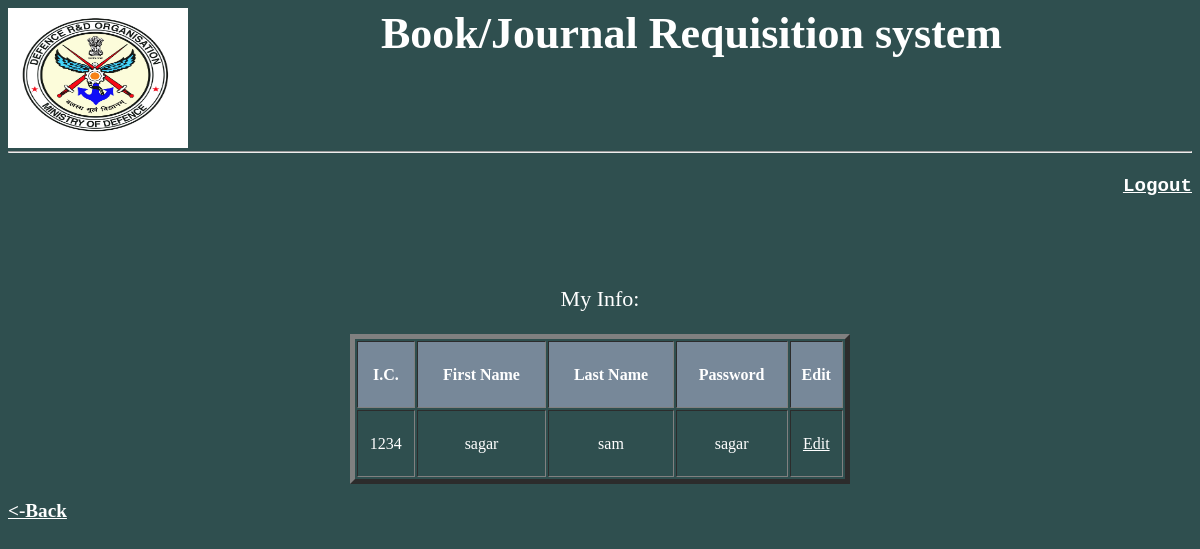
Screenshot of /adminedit.php (signed in) with the database file from the repository.
### tables this page shows
CREATE TABLE IF NOT EXISTS `admin_table` (
  `id` int(11) NOT NULL AUTO_INCREMENT,
  `fname` varchar(20) NOT NULL,
  `lname` varchar(20) NOT NULL,
  `admin_ic` varchar(20) NOT NULL,
  `password` varchar(30) NOT NULL,
  PRIMARY KEY (`id`)
);

### adminedit.php (the view, shortened to what this page needs)
<html>
<link rel="stylesheet" type="text/css" href="stylereq.css">
<head>
<a href="http://www.drdo.gov.in/drdo/labs/SSPL/English/index.jsp?pg=homebody.jsp"> <div id="image" style="float:left;">
        <img src="logo.jpg"  align="left" width="180px" height="140px"> </a></div>
<div><center><h1>Book/Journal Requisition system</h1></center></div>
<br>
<br>
<hr>
</head>
<body>
<p><pre>
<h2 align='right'> <a href='logout.php'>Logout</a></h2>
</pre></p>
<br>
<center>My Info:</center>
<table width='500' height='150' align='center' border='5'>
<tr bgcolor='LightSlateGray'>
<th>I.C.</th>
<th>First Name</th>
<th>Last Name</th>
<th>Password</th>
<th>Edit</th>
</tr>
<?php
$ic=$_SESSION['ic'];
$query = "SELECT * FROM admin_table WHERE admin_ic='$ic'";
$run = mysql_query($query);
while ($row = mysql_fetch_array($run)){
 $id = $row[0];
 $fname = $row[1];
 $lname = $row[2];
 $ic = $row[3];
 $adminpass = $row[4];
 ?>
 <tr align='center'>
 <td><?php echo $ic; ?></td>
 <td><?php echo $fname; ?></td>
 <td><?php echo $lname; ?></td>
 <td><?php echo $adminpass; ?></td>
 <td><a href='adminedit2.php?id=<?php echo $id;?>'>Edit</a></td>
 </tr>
 <?php } ?>
</table>
<h2 align='left'><a href="adminview.php"><-Back</a></h2>
</body>
</html>

### css/stylereq.css (style rules this page uses)
body { font-family: kirvy; font-size: 22px; color:white; background-color: DarkSlateGray ; }
a { color:white; }
h2 { letter-spacesing: 20px; font-size: .2in }

### rows the page displays
admin_table: admin_ic "1234", fname "sagar", lname "sam", password "sagar"
